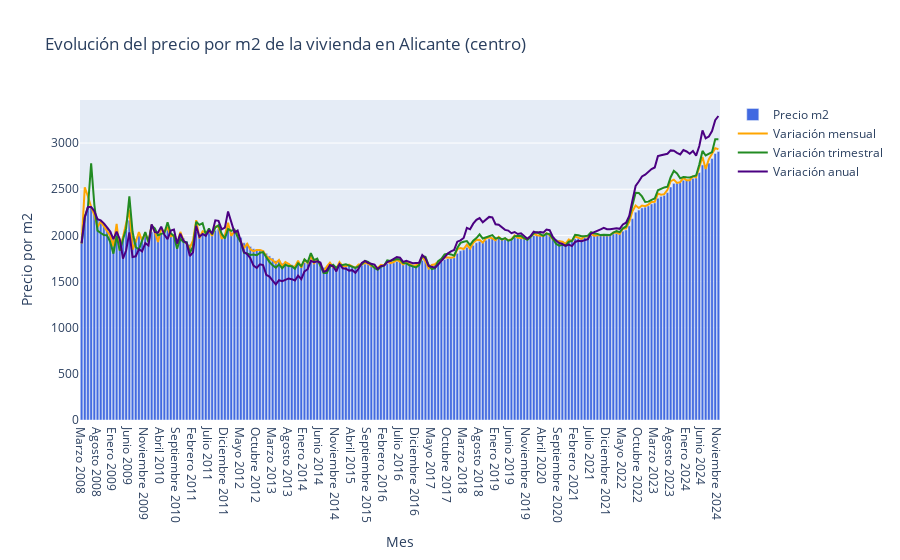

This figure's notebook cell:
### Markdown cell above
## Análisis del precio de la vivienda en Alicante (centro)

### Code cell
soup = get_html('htmls/alicante/historico_alicante_venta.html')
df_historico_precios_venta_alicante = extract_values(soup, divide=True)
plot_data(df_historico_precios_venta_alicante, title="Evolución del precio por m2 de la vivienda en Alicante (centro)")

### Figure 1 — Plotly figure (JSON) as saved in the notebook; plotly's stock layout.template omitted (floating-point values rounded to 4 significant figures; data arrays with more than 128 entries replaced by an {"elided": "..."} marker saying what was removed)
{"data": [{"marker": {"color": "royalblue"}, "name": "Precio m2", "type": "bar", "x": {"elided": "201 str values"}, "y": {"elided": "201 float values"}}, {"hovertemplate": "Mes: %{x}<br>Variación mensual: %{y:.3f} €<br>Porcentaje: %{text}%<br>", "line": {"color": "orange"}, "mode": "lines", "name": "Variación mensual", "text": {"elided": "201 str values"}, "type": "scatter", "x": {"elided": "201 str values"}, "y": {"elided": "201 float values"}}, {"hovertemplate": "Mes: %{x}<br>Variación trimestral: %{y:.3f} €<br>Porcentaje: %{text}%<br>", "line": {"color": "forestgreen"}, "mode": "lines", "name": "Variación trimestral", "text": {"elided": "201 str values"}, "type": "scatter", "x": {"elided": "201 str values"}, "y": {"elided": "201 float values"}}, {"hovertemplate": "Mes: %{x}<br>Variación anual: %{y:.3f} €<br>Porcentaje: %{text}%<br>", "line": {"color": "indigo"}, "mode": "lines", "name": "Variación anual", "text": {"elided": "201 str values"}, "type": "scatter", "x": {"elided": "201 str values"}, "y": {"elided": "201 float values"}}], "layout": {"title": {"text": "Evolución del precio por m2 de la vivienda en Alicante (centro)"}, "xaxis": {"title": {"text": "Mes"}}, "yaxis": {"title": {"text": "Precio por m2"}}, "yaxis2": {"overlaying": "y", "side": "right", "title": {"text": "Variación mensual (%)"}}}}
